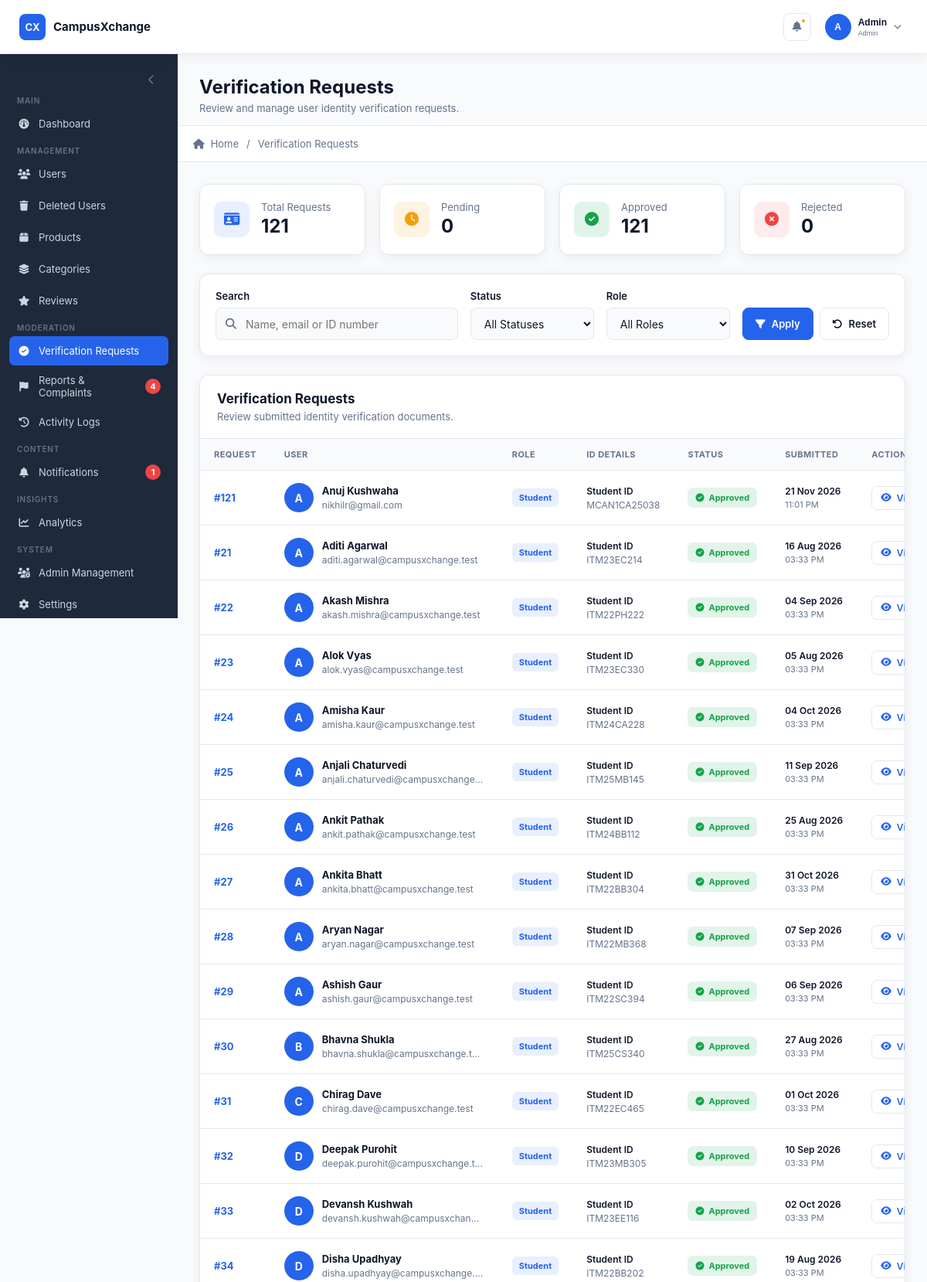
The app's page /admin/verification-requests.php (signed in, upper part) with its own data.
### tables this page shows
CREATE TABLE `user_verification` (
  `verification_id` int(11) NOT NULL,
  `user_id` int(11) NOT NULL,
  `id_type` enum('Student ID','Faculty ID') DEFAULT NULL,
  `id_number` varchar(50) DEFAULT NULL,
  `college_id_front_image` varchar(255) DEFAULT NULL,
  `college_id_back_image` varchar(255) DEFAULT NULL,
  `verification_status` enum('Not Submitted','Pending','Approved','Rejected') DEFAULT 'Not Submitted',
  `submitted_at` datetime DEFAULT NULL,
  `verified_by` int(11) DEFAULT NULL,
  `verified_at` datetime DEFAULT NULL,
  `rejection_reason` varchar(255) DEFAULT NULL,
  `created_at` timestamp NOT NULL DEFAULT current_timestamp(),
  `updated_at` timestamp NOT NULL DEFAULT current_timestamp() ON UPDATE current_timestamp(),
  `deleted_at` datetime DEFAULT NULL
);

CREATE TABLE `users` (
  `user_id` int(11) NOT NULL,
  `full_name` varchar(100) NOT NULL,
  `email` varchar(150) NOT NULL,
  `pending_email` varchar(150) DEFAULT NULL,
  `phone` varchar(15) DEFAULT NULL,
  `role` enum('Student','Faculty') DEFAULT NULL,
  `password` varchar(255) NOT NULL,
  `email_verified_at` datetime DEFAULT NULL,
  `status` enum('Pending','Active','Suspended','Banned') DEFAULT 'Pending',
  `session_version` int(11) NOT NULL DEFAULT 1,
  `created_at` timestamp NOT NULL DEFAULT current_timestamp(),
  `updated_at` timestamp NOT NULL DEFAULT current_timestamp() ON UPDATE current_timestamp(),
  `deleted_at` datetime DEFAULT NULL
);

### server/helpers/notification_helper.php (called while the page is built, shortened)
<?php
if (!function_exists('admin_notification_types')) {
    function admin_notification_types(): array
    {
        return [
            'Verification',
            'Product',
            'Report',
            'Ban',
            'Security',
            'System'
        ];
    }
}
if (!function_exists('get_admin_notifications')) {
    function get_admin_notifications(
        mysqli $conn,
        int $notification_admin_id,
        int $limit = 7
    ): array {
        $limit = max(1, min($limit, 100));
        $admin_types = admin_notification_types();
        $placeholders = implode(
            ',',
            array_fill(
                0,
                count($admin_types),
                '?'
            )
        );
        $type_string = str_repeat(
            's',
            count($admin_types)
        );
        $sql = "
            SELECT
                notification_id,
                admin_id,
                user_id,
                notification_type,
                title,
                message,
                reference_type,
                reference_id,
                is_read,
                created_at,
                read_at
            FROM Notifications
            WHERE admin_id = ?
            AND user_id IS NULL
            AND notification_type IN ($placeholders)
            AND deleted_at IS NULL
            ORDER BY
                is_read ASC,
                created_at DESC
            LIMIT ?
        ";
        $stmt = $conn->prepare($sql);
        $bind_types =
            'i' .
            $type_string .
            'i';
        $params = [
            $bind_types,
            $notification_admin_id
        ];
        foreach ($admin_types as $notification_type) {
            $params[] = $notification_type;
        }
        $params[] = $limit;
        $bind_names = [];
        foreach ($params as $key => $value) {
            $bind_names[$key] = &$params[$key];
        }
        call_user_func_array(
            [$stmt, 'bind_param'],
            $bind_names
        );
        $stmt->execute();
        $result = $stmt->get_result();
        $notifications = [];
        while ($row = $result->fetch_assoc()) {
            $notifications[] = $row;
        }
        return $notifications;
    }
}

### admin/verification-requests.php (the view, shortened to what this page needs)
<?php
include '../server/database/db_connect.php';
$search = trim($_GET['search'] ?? '');
$where = [
    "u.deleted_at IS NULL",
    "uv.deleted_at IS NULL"
];
$sql = "
    SELECT
        uv.verification_id,
        uv.user_id,
        uv.id_type,
        uv.id_number,
        uv.college_id_front_image,
        uv.college_id_back_image,
        uv.verification_status,
        uv.verified_at,
        uv.rejection_reason,
        uv.created_at,
        uv.updated_at,
        uv.submitted_at,
        u.full_name,
        u.email,
        u.role,
        u.status AS user_status
    FROM User_Verification uv
    INNER JOIN Users u
        ON u.user_id = uv.user_id
    WHERE " . implode(' AND ', $where) . "
    ORDER BY
        CASE uv.verification_status
            WHEN 'Pending' THEN 1
            WHEN 'Rejected' THEN 2
            WHEN 'Approved' THEN 3
            WHEN 'Not Submitted' THEN 4
            ELSE 5
        END,
        uv.created_at DESC
";
$stmt = $conn->prepare($sql);
$stmt->execute();
$result = $stmt->get_result();
$stats_sql = "
    SELECT
        COUNT(*) AS total,
        SUM(CASE WHEN uv.verification_status = 'Pending' THEN 1 ELSE 0 END) AS pending,
        SUM(CASE WHEN uv.verification_status = 'Approved' THEN 1 ELSE 0 END) AS approved,
        SUM(CASE WHEN uv.verification_status = 'Rejected' THEN 1 ELSE 0 END) AS rejected
    FROM User_Verification uv
    INNER JOIN Users u
        ON u.user_id = uv.user_id
    WHERE
        u.deleted_at IS NULL
        AND uv.deleted_at IS NULL
";
$stats_result = $conn->query($stats_sql);
$stats = $stats_result
    ? $stats_result->fetch_assoc()
    : [
        'total' => 0,
        'pending' => 0,
        'approved' => 0,
        'rejected' => 0
    ];
include 'includes/admin_header.php';
?>
<div class="verification-page">
    <div class="verification-stats">
        <div class="stat-card">
            <div class="stat-icon total">
                <i class="fa-solid fa-id-card"></i>
            </div>
            <div class="stat-content">
                <span class="stat-label">Total Requests</span>
                <strong><?= (int) $stats['total']; ?></strong>
            </div>
        </div>
        <div class="stat-card">
            <div class="stat-icon pending">
                <i class="fa-solid fa-clock"></i>
            </div>
            <div class="stat-content">
                <span class="stat-label">Pending</span>
                <strong><?= (int) $stats['pending']; ?></strong>
            </div>
        </div>
        <div class="stat-card">
            <div class="stat-icon approved">
                <i class="fa-solid fa-circle-check"></i>
            </div>
            <div class="stat-content">
                <span class="stat-label">Approved</span>
                <strong><?= (int) $stats['approved']; ?></strong>
            </div>
        </div>
        <div class="stat-card">
            <div class="stat-icon rejected">
                <i class="fa-solid fa-circle-xmark"></i>
            </div>
            <div class="stat-content">
                <span class="stat-label">Rejected</span>
                <strong><?= (int) $stats['rejected']; ?></strong>
            </div>
        </div>
    </div>
    <div class="filter-card">
        <form method="GET" class="verification-filters">
            <div class="filter-group search-group">
                <label for="search">Search</label>
                <div class="search-input">
                    <input
                        type="text"
                        id="search"
                        name="search"
                        value="<?= htmlspecialchars($search); ?>"
                        placeholder="Name, email or ID number"
                    >
                </div>
            </div>
            <div class="filter-group">
                <label for="status">Status</label>
                <select id="status" name="status">
                    <option value="">All Statuses</option>
                </select>
            </div>
            <div class="filter-group">
                <label for="role">Role</label>
                <select id="role" name="role">
                    <option value="">All Roles</option>
                </select>
            </div>
            <div class="filter-actions">
                <button type="submit" class="btn btn-primary">
                    <i class="fa-solid fa-filter"></i>
                    Apply
                </button>
                <a href="verification-requests.php" class="btn btn-secondary">
                    <i class="fa-solid fa-rotate-left"></i>
                    Reset
                </a>
            </div>
        </form>
    </div>
    <div class="table-card">
        <div class="table-header">
            <div>
                <h2>Verification Requests</h2>
                <p>
                    Review submitted identity verification documents.
                </p>
            </div>
        </div>
        <div class="table-responsive">
            <table class="verification-table">
                <thead>
                    <tr>
                        <th>Request</th>
                        <th>User</th>
                        <th>Role</th>
                        <th>ID Details</th>
                        <th>Status</th>
                        <th>Submitted</th>
                        <th>Action</th>
                    </tr>
                </thead>
                <tbody>
                <?php if ($result->num_rows > 0): ?>
                    <?php while ($verification = $result->fetch_assoc()): ?>
                        <tr>
                            <td>
                                <div class="request-id">
                                    #<?= (int) $verification['verification_id']; ?>
                                </div>
                            </td>
                            <td>
                                <div class="user-cell">
                                    <div class="user-avatar">
                                        <?= strtoupper(substr($verification['full_name'], 0, 1)); ?>
                                    </div>
                                    <div class="user-info">
                                        <strong>
                                            <?= htmlspecialchars($verification['full_name']); ?>
                                        </strong>
                                        <span>
                                            <?= htmlspecialchars($verification['email']); ?>
                                        </span>
                                    </div>
                                </div>
                            </td>
                            <td>
                                <span class="role-badge <?= strtolower($verification['role']); ?>">
                                    <?= htmlspecialchars($verification['role']); ?>
                                </span>
                            </td>
                            <td>
                                <div class="id-details">
                                    <strong>
                                        <?= htmlspecialchars($verification['id_type'] ?? '—'); ?>
                                    </strong>
                                    <span>
                                        <?= htmlspecialchars($verification['id_number'] ?? '—'); ?>
                                    </span>
                                </div>
                            </td>
                            <td>
                                <?php
                                $verification_status = $verification['verification_status'];
                                $status_class = match ($verification_status) {
                                    'Pending' => 'pending',
                                    'Approved' => 'approved',
                                    'Rejected' => 'rejected',
                                    default => 'not-submitted'
                                };
                                ?>
                                <span class="status-badge <?= $status_class; ?>">
                                    <?php if ($verification_status === 'Pending'): ?>
                                        <i class="fa-solid fa-clock"></i>
                                    <?php elseif ($verification_status === 'Approved'): ?>
                                        <i class="fa-solid fa-circle-check"></i>
                                    <?php elseif ($verification_status === 'Rejected'): ?>
                                        <i class="fa-solid fa-circle-xmark"></i>
                                    <?php else: ?>
                                        <i class="fa-solid fa-minus-circle"></i>
                                    <?php endif; ?>
                                    <?= htmlspecialchars($verification_status); ?>
                                </span>
                            </td>
                            <td>
                                <div class="date-cell">
                                    <strong>
                                        <?= date('d M Y', strtotime($verification['submitted_at'])); ?>
                                    </strong>
                                    <span>
                                        <?= date('h:i A', strtotime($verification['submitted_at'])); ?>
                                    </span>
                                </div>
                            </td>
                            <td>
                                <a
                                    href="verification-details.php?id=<?= (int) $verification['verification_id']; ?>"
                                    class="action-btn"
                                    title="View Verification"
                                >
                                    <i class="fa-solid fa-eye"></i>
                                    View
                                </a>
                            </td>
                        </tr>
                    <?php endwhile; ?>
                <?php endif; ?>
                </tbody>
            </table>
        </div>
    </div>
</div>
<?php
include 'includes/admin_footer.php';
?>

### admin/assets/css/admin.css (style rules this page uses)
:root { --primary: #2563eb; --secondary: #1e293b; --accent: #f59e0b; --background: #f8fafc; --surface: #ffffff; --text: #0f172a; --text-muted: #64748b; --border: #e2e8f0; --button: #2563eb; --button-text: #ffffff; --success: #16a34a; --danger: #ef4444; --warning: #f59e0b; --info: #2563eb; --link: #2563eb; --link-hover: #1d4ed8; --sidebar-text: #cbd5e1; --sidebar-muted: #94a3b8; --sidebar-hover: rgba(255, 255, 255, 0.08); --sidebar-active: #2563eb; --sidebar-width: 230px; --sidebar-collapsed-width: 68px; --navbar-height: 70px; --font-family: "Inter", -apple-system, BlinkMacSystemFont, "Segoe UI", sans-serif; --shadow: 0 4px 15px rgba(15, 23, 42, 0.06); }
* { margin: 0; padding: 0; box-sizing: border-box; }
html { scroll-behavior: smooth; }
body { font-family: var(--font-family); background: var(--background); color: var(--text); transition: background-color 0.25s ease, color 0.25s ease; }
html, body { width: 100%; max-width: 100%; overflow-x: hidden; }

### records on screen
user_verification: verification_id "121", user.full_name "A", user.full_name "Anuj Kushwaha", user.email "nikhilr@gmail.com", user.role "Student", id_type "Student ID", id_number "MCAN1CA25038", verification_status "Approved", submitted_at "21 Nov 2026", submitted_at "11:01 PM"
user_verification: verification_id "21", user.full_name "A", user.full_name "Aditi Agarwal", user.email "aditi.agarwal@campusxchange.test", user.role "Student", id_type "Student ID", id_number "ITM23EC214", verification_status "Approved", submitted_at "16 Aug 2026", submitted_at "03:33 PM"
user_verification: verification_id "22", user.full_name "A", user.full_name "Akash Mishra", user.email "akash.mishra@campusxchange.test", user.role "Student", id_type "Student ID", id_number "ITM22PH222", verification_status "Approved", submitted_at "04 Sep 2026", submitted_at "03:33 PM"
user_verification: verification_id "23", user.full_name "A", user.full_name "Alok Vyas", user.email "alok.vyas@campusxchange.test", user.role "Student", id_type "Student ID", id_number "ITM23EC330", verification_status "Approved", submitted_at "05 Aug 2026", submitted_at "03:33 PM"
user_verification: verification_id "24", user.full_name "A", user.full_name "Amisha Kaur", user.email "amisha.kaur@campusxchange.test", user.role "Student", id_type "Student ID", id_number "ITM24CA228", verification_status "Approved", submitted_at "04 Oct 2026", submitted_at "03:33 PM"
user_verification: verification_id "25", user.full_name "A", user.full_name "Anjali Chaturvedi", user.email "anjali.chaturvedi@campusxchange…", user.role "Student", id_type "Student ID", id_number "ITM25MB145", verification_status "Approved", submitted_at "11 Sep 2026", submitted_at "03:33 PM"
user_verification: verification_id "26", user.full_name "A", user.full_name "Ankit Pathak", user.email "ankit.pathak@campusxchange.test", user.role "Student", id_type "Student ID", id_number "ITM24BB112", verification_status "Approved", submitted_at "25 Aug 2026", submitted_at "03:33 PM"
user_verification: verification_id "27", user.full_name "A", user.full_name "Ankita Bhatt", user.email "ankita.bhatt@campusxchange.test", user.role "Student", id_type "Student ID", id_number "ITM22BB304", verification_status "Approved", submitted_at "31 Oct 2026", submitted_at "03:33 PM"
user_verification: verification_id "28", user.full_name "A", user.full_name "Aryan Nagar", user.email "aryan.nagar@campusxchange.test", user.role "Student", id_type "Student ID", id_number "ITM22MB368", verification_status "Approved", submitted_at "07 Sep 2026", submitted_at "03:33 PM"
user_verification: verification_id "29", user.full_name "A", user.full_name "Ashish Gaur", user.email "ashish.gaur@campusxchange.test", user.role "Student", id_type "Student ID", id_number "ITM22SC394", verification_status "Approved", submitted_at "06 Sep 2026", submitted_at "03:33 PM"
user_verification: verification_id "30", user.full_name "B", user.full_name "Bhavna Shukla", user.email "bhavna.shukla@campusxchange.test", user.role "Student", id_type "Student ID", id_number "ITM25CS340", verification_status "Approved", submitted_at "27 Aug 2026", submitted_at "03:33 PM"
user_verification: verification_id "31", user.full_name "C", user.full_name "Chirag Dave", user.email "chirag.dave@campusxchange.test", user.role "Student", id_type "Student ID", id_number "ITM22EC465", verification_status "Approved", submitted_at "01 Oct 2026", submitted_at "03:33 PM"
user_verification: verification_id "32", user.full_name "D", user.full_name "Deepak Purohit", user.email "deepak.purohit@campusxchange.t…", user.role "Student", id_type "Student ID", id_number "ITM23MB305", verification_status "Approved", submitted_at "10 Sep 2026", submitted_at "03:33 PM"
user_verification: verification_id "33", user.full_name "D", user.full_name "Devansh Kushwah", user.email "devansh.kushwah@campusxchan…", user.role "Student", id_type "Student ID", id_number "ITM23EE116", verification_status "Approved", submitted_at "02 Oct 2026", submitted_at "03:33 PM"
user_verification: verification_id "34", user.full_name "D", user.full_name "Disha Upadhyay", user.email "disha.upadhyay@campusxchange.…", user.role "Student", id_type "Student ID", id_number "ITM22BB202", verification_status "Approved", submitted_at "19 Aug 2026", submitted_at "03:33 PM"

### other values on screen
substr($admin['full_name'] ?? 'A', 0, 1) "A"
explode(' ', trim($admin['full_name'] ?? 'Admin'))[0] "Admin"
$admin['admin_role'] "Admin"
$sidebar_reports_count "4"
$sidebar_notifications_count "1"
$page_description "Review and manage user identity verification requests."
$label "Verification Requests"
$stats['total'] "121"
$stats['pending'] "0"
$stats['approved'] "121"
$stats['rejected'] "0"
